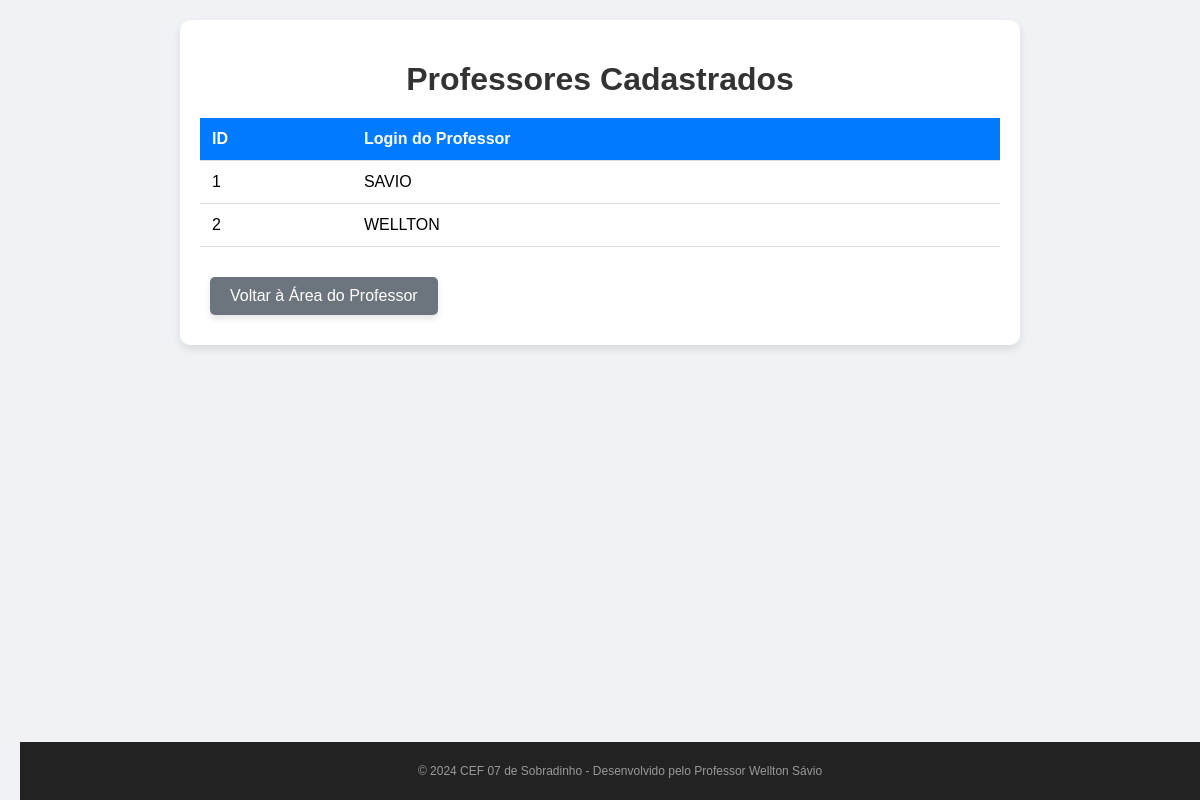
Screenshot of /visualizar_professores with the database file from the repository.
### tables this page shows
CREATE TABLE professores (
            id INTEGER PRIMARY KEY AUTOINCREMENT,
            login TEXT UNIQUE NOT NULL,
            senha TEXT NOT NULL,
            status TEXT DEFAULT 'pendente'
        );

### app.py (the view)
@app.route('/visualizar_professores')
def visualizar_professores():
    conn = conectar_bd()
    cursor = conn.cursor()
    cursor.execute("SELECT id, login FROM professores")
    professores = cursor.fetchall()
    cursor.close()
    conn.close()
    return render_template('visualizar_professores.html', professores=professores)

### app.py (called while the page is built)
def conectar_bd():
    conn = sqlite3.connect('database.db')
    conn.row_factory = sqlite3.Row
    return conn

### templates/visualizar_professores.html (shortened to what this page needs)
<!DOCTYPE html>
<html lang="pt-BR">
<head>
    <link rel="stylesheet" href="{{ url_for('static', filename='styles.css') }}">
</head>
<body>
    <div class="table-container">
        <h1>Professores Cadastrados</h1>
        <table>
            <thead>
                <tr>
                    <th>ID</th>
                    <th>Login do Professor</th>
                </tr>
            </thead>
            <tbody>
                {% for professor in professores %}
                    <tr>
                        <td>{{ professor[0] }}</td>
                        <td>{{ professor[1] }}</td>
                    </tr>
                {% endfor %}
            </tbody>
        </table>
        <div class="btn-group">
            <a href="{{ url_for('area_professor') }}" class="btn btn-link">Voltar à Área do Professor</a>
        </div>
    </div>
    <footer>
        <p>© 2024 CEF 07 de Sobradinho - Desenvolvido pelo Professor Wellton Sávio</p>
    </footer>
</body>
</html>

### static/styles.css (style rules this page uses)
body { font-family: Arial, sans-serif; background-color: #eef2f3; text-align: center; margin-top: 50px; }
h1 { color: #444; }
.btn { display: inline-block; padding: 15px 25px; margin: 10px; background-color: #28a745; color: white; text-decoration: none; border-radius: 8px; transition: background-color 0.3s, box-shadow 0.3s; box-shadow: 0 4px 6px rgba(0, 0, 0, 0.1); }
footer { position: fixed; bottom: 0; width: 100%; background-color: #222; color: white; padding: 10px 0; text-align: center; font-size: 14px; }

### templates/visualizar_professores.html (style rules this page uses)
body { font-family: 'Arial', sans-serif; background-color: #f0f2f5; margin: 0; padding: 20px; }
h1 { text-align: center; color: #333; font-size: 2em; margin-bottom: 20px; }
.table-container { max-width: 800px; margin: 0 auto; background-color: #fff; padding: 20px; border-radius: 10px; box-shadow: 0 4px 8px rgba(0, 0, 0, 0.1); }
table { width: 100%; border-collapse: collapse; margin-bottom: 20px; }
th, td { padding: 12px; text-align: left; border-bottom: 1px solid #ddd; }
th { background-color: #007bff; color: white; }
td { background-color: #ffffff; }
.btn-group { display: flex; justify-content: space-between; margin-top: 20px; }
.btn { padding: 10px 20px; border-radius: 5px; background-color: #007bff; color: white; font-size: 1em; border: none; cursor: pointer; text-decoration: none; text-align: center; transition: background-color 0.3s; }
.btn-link { background-color: #6c757d; }
footer { text-align: center; margin-top: 20px; font-size: 0.75em; color: #999; }

### rows the page displays
professores: id "1", login "SAVIO"
professores: id "2", login "WELLTON"
